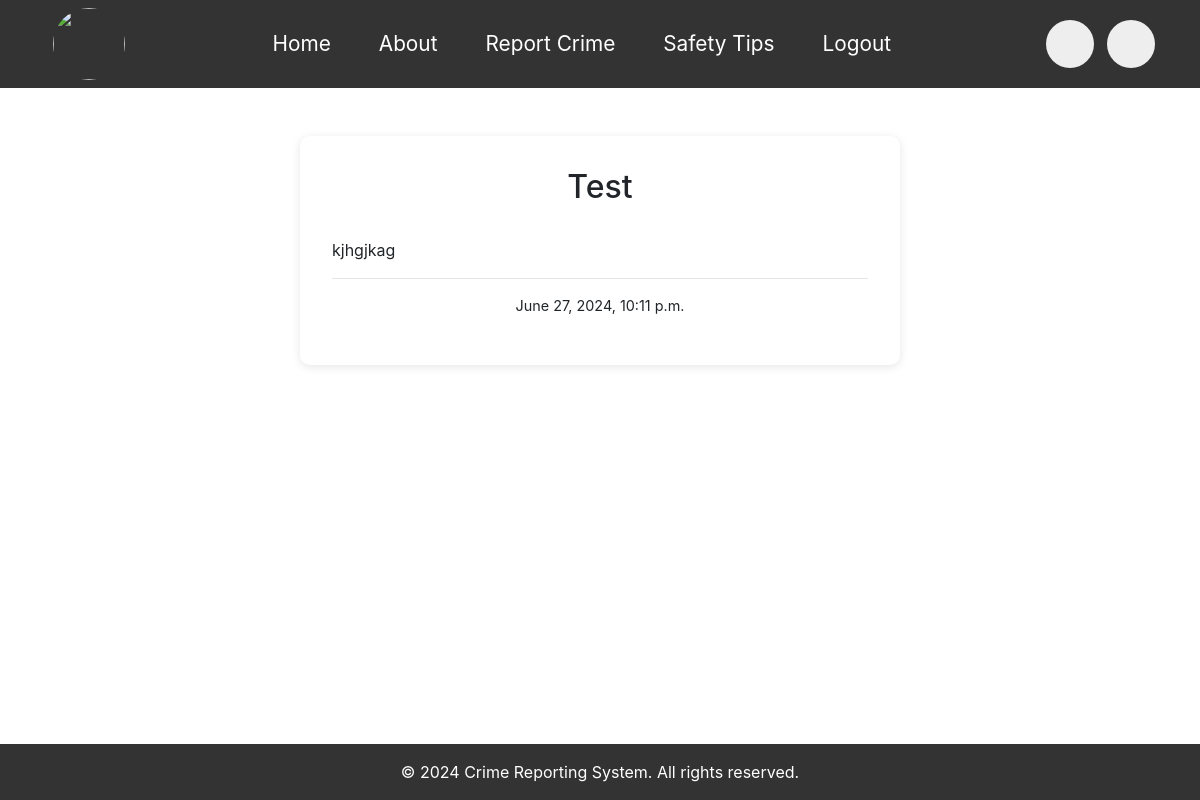
The page /notifications/1/ (signed in) on the database its author committed.
### apps/models.py (models this page shows)
class Notification(models.Model):
    user = models.ForeignKey(User, on_delete=models.CASCADE, null=True, blank=True)
    title = models.CharField(max_length=200)  # New field for the title
    content = models.TextField()
    read = models.BooleanField(default=False)
    timestamp = models.DateTimeField(auto_now_add=True)

### apps/views.py (the view)
# urls.py: path('notifications/<int:notification_id>/', views.notification_detail, name='notification_detail'),
@login_required
def notification_detail(request, notification_id):
    notification = get_object_or_404(Notification, id=notification_id)
    return render(request, 'notification_detail.html', {'notification': notification})

### templates/notification_detail.html
{% extends 'base_generic.html' %}
{% block content %}
    <br><br>
    <div class="container" id="report-form">
    <h2 style="text-align: center;">{{ notification.title }}</h2>
        <br>
          <p style="text-align: justify">{{ notification.content }}</p>
        <hr>
          <p style="text-align: center;font-size: 0.9rem">{{ notification.timestamp }}</p>
    </div>
{% endblock %}

### static/css/style.css (style rules this page uses)
body, html { margin: 0; padding: 0; font-family: Arial, sans-serif; box-sizing: border-box; }
.container { width: 80%; margin: 0 auto; }
#report-form { max-width: 600px; margin: 0 auto; background-color: #fff; padding: 2rem; border-radius: 10px; box-shadow: 0 2px 10px rgba(0, 0, 0, 0.1); }
.container { max-width: 1200px; margin: 0 auto; padding: 0 1rem; }
.container { max-width: 600px; margin: 0 auto; padding: 0 1rem; }

### rows shown on the page
Notification: title "Test", content "kjhgjkag", timestamp "June 27, 2024, 10:11 p.m."
